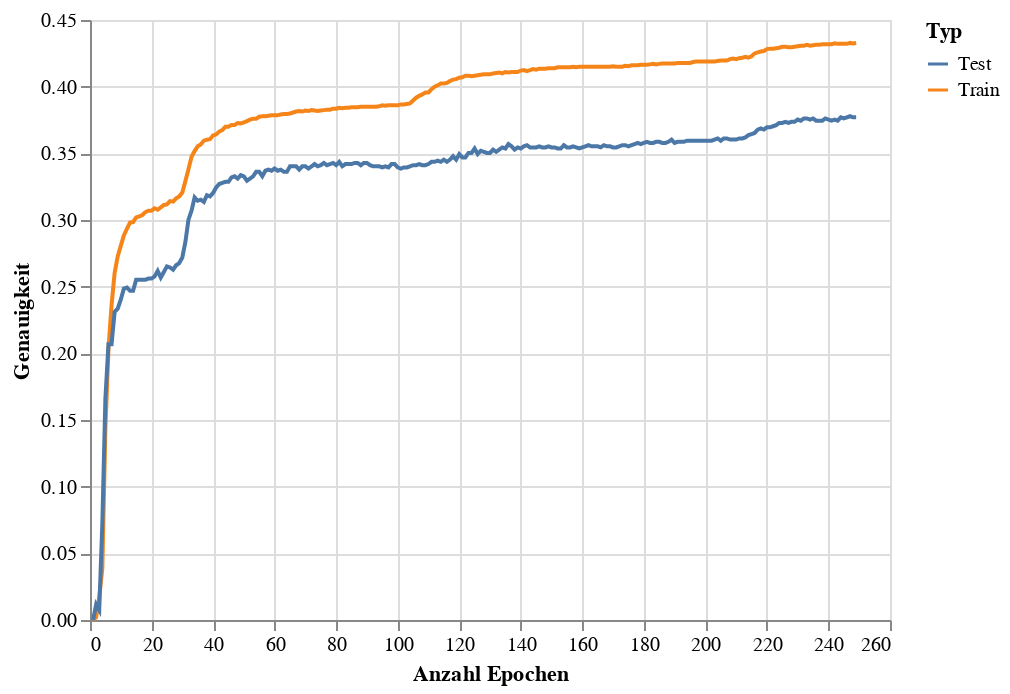

Write notebook code for a chart like this one.
### Code cell
train_eval_accuracy_chart = alt.Chart(accuracy_df).mark_line().encode(
    x = alt.X('Epoch',title='Anzahl Epochen'),
    y = alt.Y('Accuracy',title='Genauigkeit'),
    color = alt.Color('Type',title='Typ')
)
train_eval_accuracy_chart

### Figure 1 — Vega-Lite specification as saved in the notebook (floating-point values rounded to 4 significant figures; data arrays with more than 128 entries replaced by an {"elided": "..."} marker saying what was removed)
{"config": {"view": {"continuousWidth": 400, "continuousHeight": 300}}, "data": {"name": "data-1fab2bbc38a2a4d09b4fa5d905a90379"}, "mark": "line", "encoding": {"color": {"field": "Type", "title": "Typ", "type": "nominal"}, "x": {"field": "Epoch", "title": "Anzahl Epochen", "type": "quantitative"}, "y": {"field": "Accuracy", "title": "Genauigkeit", "type": "quantitative"}}, "$schema": "https://vega.github.io/schema/vega-lite/v4.17.0.json", "datasets": {"data-1fab2bbc38a2a4d09b4fa5d905a90379": {"elided": "498 records"}}}
